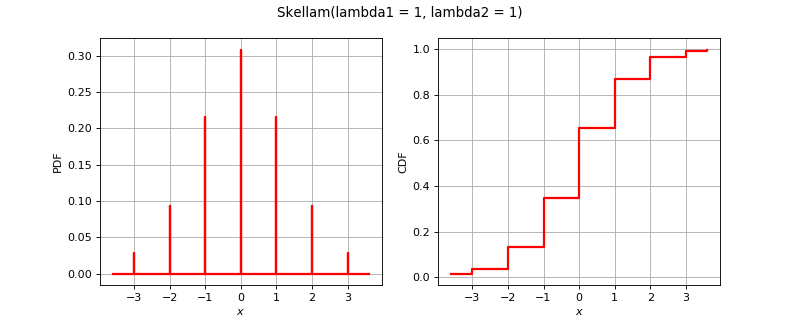

Reproduce this figure in Python.
import openturns as ot
from matplotlib import pyplot as plt
from openturns.viewer import View
if ot.Skellam().__class__.__name__ == 'Bernoulli':
    distribution = ot.Bernoulli(0.7)
elif ot.Skellam().__class__.__name__ == 'Binomial':
    distribution = ot.Binomial(5, 0.2)
elif ot.Skellam().__class__.__name__ == 'Hypergeometric':
    distribution = ot.Hypergeometric(10, 4, 7)
elif ot.Skellam().__class__.__name__ == 'CumulativeDistributionNetwork':
    coll = [ot.Normal(2),ot.Dirichlet([0.5, 1.0, 1.5])]
    distribution = ot.CumulativeDistributionNetwork(coll, ot.BipartiteGraph([[0,1], [0,1]]))
elif ot.Skellam().__class__.__name__ == 'Histogram':
    distribution = ot.Histogram([-1.0, 0.5, 1.0, 2.0], [0.45, 0.4, 0.15])
elif ot.Skellam().__class__.__name__ == 'KernelMixture':
    kernel = ot.Uniform()
    sample = ot.Normal().getSample(5)
    bandwith = [1.0]
    distribution = ot.KernelMixture(kernel, bandwith, sample)
elif ot.Skellam().__class__.__name__ == 'MaximumDistribution':
    coll = [ot.Uniform(2.5, 3.5), ot.LogUniform(1.0, 1.2), ot.Triangular(2.0, 3.0, 4.0)]
    distribution = ot.MaximumDistribution(coll)
elif ot.Skellam().__class__.__name__ == 'Multinomial':
    distribution = ot.Multinomial(5, [0.2])
elif ot.Skellam().__class__.__name__ == 'RandomMixture':
    coll = [ot.Triangular(0.0, 1.0, 5.0), ot.Uniform(-2.0, 2.0)]
    weights = [0.8, 0.2]
    cst = 3.0
    distribution = ot.RandomMixture(coll, weights, cst)
elif ot.Skellam().__class__.__name__ == 'TruncatedDistribution':
    distribution = ot.TruncatedDistribution(ot.Normal(2.0, 1.5), 1.0, 4.0)
elif ot.Skellam().__class__.__name__ == 'UserDefined':
    distribution = ot.UserDefined([[0.0], [1.0], [2.0]], [0.2, 0.7, 0.1])
elif ot.Skellam().__class__.__name__ == 'ZipfMandelbrot':
    distribution = ot.ZipfMandelbrot(10, 2.5, 0.3)
else:
    distribution = ot.Skellam()
dimension = distribution.getDimension()
title = str(distribution)[:100].split('\n')[0]
if dimension == 1:
    distribution.setDescription(['$x$'])
    pdf_graph = distribution.drawPDF()
    cdf_graph = distribution.drawCDF()
    fig = plt.figure(figsize=(10, 4))
    pdf_axis = fig.add_subplot(121)
    cdf_axis = fig.add_subplot(122)
    View(pdf_graph, figure=fig, axes=[pdf_axis], add_legend=False)
    View(cdf_graph, figure=fig, axes=[cdf_axis], add_legend=False)
    fig.suptitle(title)
elif dimension == 2:
    distribution.setDescription(['$x_1$', '$x_2$'])
    pdf_graph = distribution.drawPDF()
    pdf_graph.setTitle(title)
    fig = plt.figure(figsize=(10, 5))
    pdf_axis = fig.add_subplot(111)
    View(pdf_graph, figure=fig, axes=[pdf_axis], add_legend=False, square_axes=False)
